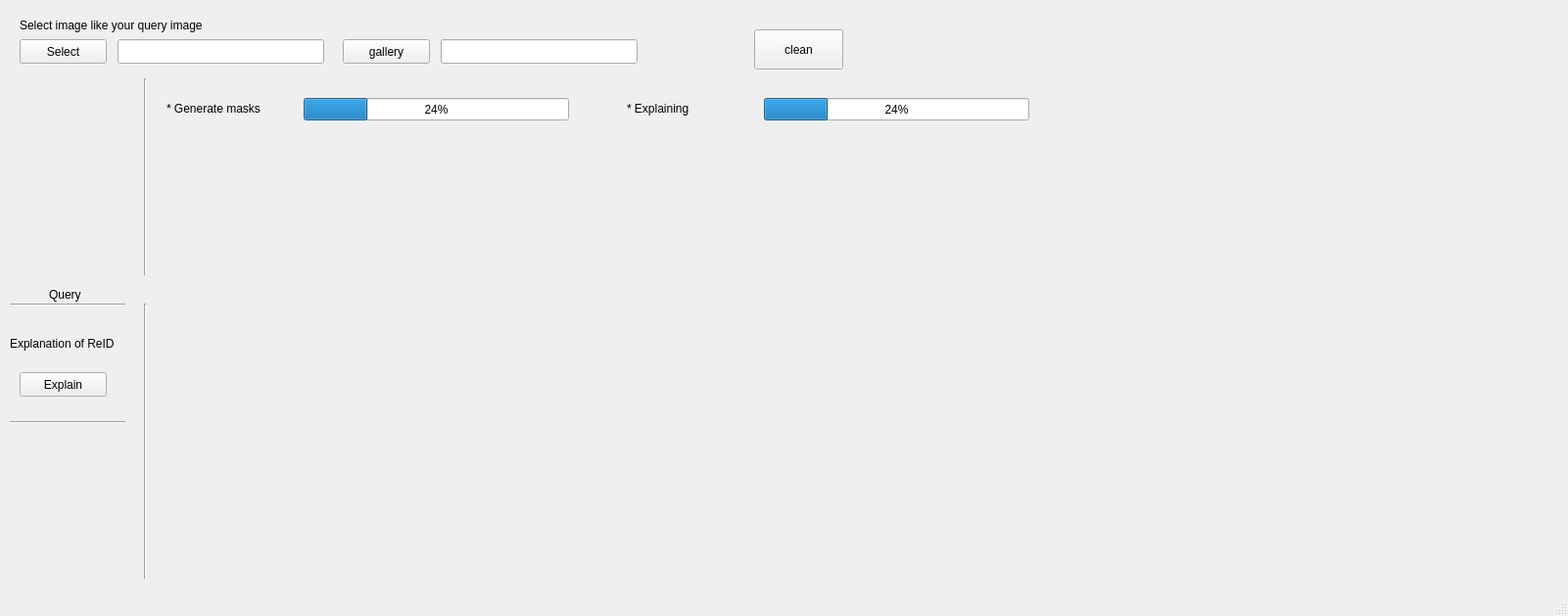
<?xml version="1.0" encoding="UTF-8"?>
<ui version="4.0">
 <class>MainWindow</class>
 <widget class="QMainWindow" name="MainWindow">
  <property name="geometry">
   <rect>
    <x>0</x>
    <y>0</y>
    <width>1601</width>
    <height>629</height>
   </rect>
  </property>
  <property name="windowTitle">
   <string>Explanation of ReID</string>
  </property>
  <widget class="QWidget" name="centralwidget">
   <widget class="QPushButton" name="queryButton">
    <property name="geometry">
     <rect>
      <x>20</x>
      <y>40</y>
      <width>89</width>
      <height>25</height>
     </rect>
    </property>
    <property name="text">
     <string>Select</string>
    </property>
   </widget>
   <widget class="QLabel" name="label">
    <property name="geometry">
     <rect>
      <x>20</x>
      <y>10</y>
      <width>251</width>
      <height>31</height>
     </rect>
    </property>
    <property name="text">
     <string>Select image like your query image</string>
    </property>
   </widget>
   <widget class="QLabel" name="query">
    <property name="geometry">
     <rect>
      <x>30</x>
      <y>80</y>
      <width>101</width>
      <height>201</height>
     </rect>
    </property>
    <property name="autoFillBackground">
     <bool>true</bool>
    </property>
    <property name="lineWidth">
     <number>1</number>
    </property>
    <property name="midLineWidth">
     <number>0</number>
    </property>
    <property name="text">
     <string/>
    </property>
    <property name="margin">
     <number>0</number>
    </property>
   </widget>
   <widget class="QPushButton" name="galleryButton">
    <property name="geometry">
     <rect>
      <x>350</x>
      <y>40</y>
      <width>89</width>
      <height>25</height>
     </rect>
    </property>
    <property name="text">
     <string>gallery</string>
    </property>
   </widget>
   <widget class="QLineEdit" name="galleryLine">
    <property name="geometry">
     <rect>
      <x>450</x>
      <y>40</y>
      <width>201</width>
      <height>25</height>
     </rect>
    </property>
   </widget>
   <widget class="Line" name="line">
    <property name="geometry">
     <rect>
      <x>160</x>
      <y>300</y>
      <width>781</width>
      <height>20</height>
     </rect>
    </property>
    <property name="orientation">
     <enum>Qt::Horizontal</enum>
    </property>
   </widget>
   <widget class="Line" name="line_2">
    <property name="geometry">
     <rect>
      <x>10</x>
      <y>310</y>
      <width>118</width>
      <height>3</height>
     </rect>
    </property>
    <property name="orientation">
     <enum>Qt::Horizontal</enum>
    </property>
   </widget>
   <widget class="Line" name="line_3">
    <property name="geometry">
     <rect>
      <x>140</x>
      <y>80</y>
      <width>16</width>
      <height>201</height>
     </rect>
    </property>
    <property name="orientation">
     <enum>Qt::Vertical</enum>
    </property>
   </widget>
   <widget class="QLabel" name="rpta3">
    <property name="geometry">
     <rect>
      <x>430</x>
      <y>80</y>
      <width>101</width>
      <height>201</height>
     </rect>
    </property>
    <property name="autoFillBackground">
     <bool>true</bool>
    </property>
    <property name="lineWidth">
     <number>1</number>
    </property>
    <property name="midLineWidth">
     <number>0</number>
    </property>
    <property name="text">
     <string/>
    </property>
    <property name="margin">
     <number>0</number>
    </property>
   </widget>
   <widget class="QLabel" name="rpta4">
    <property name="geometry">
     <rect>
      <x>560</x>
      <y>80</y>
      <width>101</width>
      <height>201</height>
     </rect>
    </property>
    <property name="autoFillBackground">
     <bool>true</bool>
    </property>
    <property name="lineWidth">
     <number>1</number>
    </property>
    <property name="midLineWidth">
     <number>0</number>
    </property>
    <property name="text">
     <string/>
    </property>
    <property name="margin">
     <number>0</number>
    </property>
   </widget>
   <widget class="QLabel" name="rpta5">
    <property name="geometry">
     <rect>
      <x>680</x>
      <y>80</y>
      <width>101</width>
      <height>201</height>
     </rect>
    </property>
    <property name="autoFillBackground">
     <bool>true</bool>
    </property>
    <property name="lineWidth">
     <number>1</number>
    </property>
    <property name="midLineWidth">
     <number>0</number>
    </property>
    <property name="text">
     <string/>
    </property>
    <property name="margin">
     <number>0</number>
    </property>
   </widget>
   <widget class="QLabel" name="rpta6">
    <property name="geometry">
     <rect>
      <x>810</x>
      <y>80</y>
      <width>101</width>
      <height>201</height>
     </rect>
    </property>
    <property name="autoFillBackground">
     <bool>true</bool>
    </property>
    <property name="lineWidth">
     <number>1</number>
    </property>
    <property name="midLineWidth">
     <number>0</number>
    </property>
    <property name="text">
     <string/>
    </property>
    <property name="margin">
     <number>0</number>
    </property>
   </widget>
   <widget class="QLabel" name="rptaEx4">
    <property name="geometry">
     <rect>
      <x>560</x>
      <y>330</y>
      <width>101</width>
      <height>201</height>
     </rect>
    </property>
    <property name="autoFillBackground">
     <bool>true</bool>
    </property>
    <property name="lineWidth">
     <number>1</number>
    </property>
    <property name="midLineWidth">
     <number>0</number>
    </property>
    <property name="text">
     <string/>
    </property>
    <property name="margin">
     <number>0</number>
    </property>
   </widget>
   <widget class="QLabel" name="rptaEx6">
    <property name="geometry">
     <rect>
      <x>810</x>
      <y>330</y>
      <width>101</width>
      <height>201</height>
     </rect>
    </property>
    <property name="autoFillBackground">
     <bool>true</bool>
    </property>
    <property name="lineWidth">
     <number>1</number>
    </property>
    <property name="midLineWidth">
     <number>0</number>
    </property>
    <property name="text">
     <string/>
    </property>
    <property name="margin">
     <number>0</number>
    </property>
   </widget>
   <widget class="QLabel" name="rptaEx5">
    <property name="geometry">
     <rect>
      <x>680</x>
      <y>330</y>
      <width>101</width>
      <height>201</height>
     </rect>
    </property>
    <property name="autoFillBackground">
     <bool>true</bool>
    </property>
    <property name="lineWidth">
     <number>1</number>
    </property>
    <property name="midLineWidth">
     <number>0</number>
    </property>
    <property name="text">
     <string/>
    </property>
    <property name="margin">
     <number>0</number>
    </property>
   </widget>
   <widget class="QLabel" name="rptaEx3">
    <property name="geometry">
     <rect>
      <x>430</x>
      <y>330</y>
      <width>101</width>
      <height>201</height>
     </rect>
    </property>
    <property name="autoFillBackground">
     <bool>true</bool>
    </property>
    <property name="lineWidth">
     <number>1</number>
    </property>
    <property name="midLineWidth">
     <number>0</number>
    </property>
    <property name="text">
     <string/>
    </property>
    <property name="margin">
     <number>0</number>
    </property>
   </widget>
   <widget class="QLabel" name="rptaEx1">
    <property name="geometry">
     <rect>
      <x>180</x>
      <y>330</y>
      <width>101</width>
      <height>201</height>
     </rect>
    </property>
    <property name="autoFillBackground">
     <bool>true</bool>
    </property>
    <property name="lineWidth">
     <number>1</number>
    </property>
    <property name="midLineWidth">
     <number>0</number>
    </property>
    <property name="text">
     <string/>
    </property>
    <property name="margin">
     <number>0</number>
    </property>
   </widget>
   <widget class="QLabel" name="rptaEx2">
    <property name="geometry">
     <rect>
      <x>300</x>
      <y>330</y>
      <width>101</width>
      <height>201</height>
     </rect>
    </property>
    <property name="autoFillBackground">
     <bool>true</bool>
    </property>
    <property name="lineWidth">
     <number>1</number>
    </property>
    <property name="midLineWidth">
     <number>0</number>
    </property>
    <property name="text">
     <string/>
    </property>
    <property name="margin">
     <number>0</number>
    </property>
   </widget>
   <widget class="Line" name="line_4">
    <property name="geometry">
     <rect>
      <x>140</x>
      <y>310</y>
      <width>16</width>
      <height>281</height>
     </rect>
    </property>
    <property name="orientation">
     <enum>Qt::Vertical</enum>
    </property>
   </widget>
   <widget class="Line" name="line_5">
    <property name="geometry">
     <rect>
      <x>10</x>
      <y>430</y>
      <width>118</width>
      <height>3</height>
     </rect>
    </property>
    <property name="orientation">
     <enum>Qt::Horizontal</enum>
    </property>
   </widget>
   <widget class="QPushButton" name="riseButton">
    <property name="geometry">
     <rect>
      <x>20</x>
      <y>380</y>
      <width>89</width>
      <height>25</height>
     </rect>
    </property>
    <property name="text">
     <string>Explain</string>
    </property>
   </widget>
   <widget class="QLabel" name="label_2">
    <property name="geometry">
     <rect>
      <x>10</x>
      <y>330</y>
      <width>141</width>
      <height>41</height>
     </rect>
    </property>
    <property name="text">
     <string>Explanation of ReID</string>
    </property>
   </widget>
   <widget class="QLabel" name="label_3">
    <property name="geometry">
     <rect>
      <x>10</x>
      <y>450</y>
      <width>111</width>
      <height>31</height>
     </rect>
    </property>
    <property name="text">
     <string> Layers Explain</string>
    </property>
   </widget>
   <widget class="QPushButton" name="xlayersButton">
    <property name="geometry">
     <rect>
      <x>10</x>
      <y>520</y>
      <width>89</width>
      <height>25</height>
     </rect>
    </property>
    <property name="text">
     <string>Explain</string>
    </property>
   </widget>
   <widget class="QComboBox" name="layersOptions">
    <property name="geometry">
     <rect>
      <x>10</x>
      <y>480</y>
      <width>91</width>
      <height>25</height>
     </rect>
    </property>
    <item>
     <property name="text">
      <string>conv1</string>
     </property>
    </item>
    <item>
     <property name="text">
      <string>conv2</string>
     </property>
    </item>
    <item>
     <property name="text">
      <string/>
     </property>
    </item>
   </widget>
   <widget class="QLineEdit" name="queryLine">
    <property name="geometry">
     <rect>
      <x>120</x>
      <y>40</y>
      <width>211</width>
      <height>25</height>
     </rect>
    </property>
   </widget>
   <widget class="QLabel" name="label_4">
    <property name="geometry">
     <rect>
      <x>50</x>
      <y>290</y>
      <width>61</width>
      <height>21</height>
     </rect>
    </property>
    <property name="text">
     <string>Query</string>
    </property>
   </widget>
   <widget class="QLabel" name="label_5">
    <property name="geometry">
     <rect>
      <x>200</x>
      <y>280</y>
      <width>61</width>
      <height>21</height>
     </rect>
    </property>
    <property name="text">
     <string>top 1</string>
    </property>
   </widget>
   <widget class="QLabel" name="label_6">
    <property name="geometry">
     <rect>
      <x>330</x>
      <y>280</y>
      <width>61</width>
      <height>21</height>
     </rect>
    </property>
    <property name="text">
     <string>Top 2</string>
    </property>
   </widget>
   <widget class="QLabel" name="label_7">
    <property name="geometry">
     <rect>
      <x>450</x>
      <y>280</y>
      <width>61</width>
      <height>21</height>
     </rect>
    </property>
    <property name="text">
     <string>Top3</string>
    </property>
   </widget>
   <widget class="QLabel" name="label_8">
    <property name="geometry">
     <rect>
      <x>580</x>
      <y>280</y>
      <width>61</width>
      <height>21</height>
     </rect>
    </property>
    <property name="text">
     <string>top4</string>
    </property>
   </widget>
   <widget class="QLabel" name="label_9">
    <property name="geometry">
     <rect>
      <x>710</x>
      <y>280</y>
      <width>61</width>
      <height>21</height>
     </rect>
    </property>
    <property name="text">
     <string>top5</string>
    </property>
   </widget>
   <widget class="QLabel" name="label_10">
    <property name="geometry">
     <rect>
      <x>840</x>
      <y>280</y>
      <width>61</width>
      <height>21</height>
     </rect>
    </property>
    <property name="text">
     <string>top6</string>
    </property>
   </widget>
   <widget class="QPushButton" name="cleanButton">
    <property name="geometry">
     <rect>
      <x>770</x>
      <y>30</y>
      <width>91</width>
      <height>41</height>
     </rect>
    </property>
    <property name="text">
     <string>clean</string>
    </property>
   </widget>
   <widget class="QWidget" name="widgetResult" native="true">
    <property name="geometry">
     <rect>
      <x>150</x>
      <y>130</y>
      <width>1451</width>
      <height>451</height>
     </rect>
    </property>
    <property name="autoFillBackground">
     <bool>true</bool>
    </property>
   </widget>
   <widget class="QProgressBar" name="progressBarMasks">
    <property name="geometry">
     <rect>
      <x>310</x>
      <y>100</y>
      <width>271</width>
      <height>23</height>
     </rect>
    </property>
    <property name="value">
     <number>24</number>
    </property>
   </widget>
   <widget class="QLabel" name="masksLabel">
    <property name="geometry">
     <rect>
      <x>170</x>
      <y>100</y>
      <width>131</width>
      <height>21</height>
     </rect>
    </property>
    <property name="text">
     <string>* Generate masks</string>
    </property>
   </widget>
   <widget class="QLabel" name="explainLabel">
    <property name="geometry">
     <rect>
      <x>640</x>
      <y>100</y>
      <width>131</width>
      <height>21</height>
     </rect>
    </property>
    <property name="text">
     <string>* Explaining</string>
    </property>
   </widget>
   <widget class="QProgressBar" name="progressBarExplain">
    <property name="geometry">
     <rect>
      <x>780</x>
      <y>100</y>
      <width>271</width>
      <height>23</height>
     </rect>
    </property>
    <property name="value">
     <number>24</number>
    </property>
   </widget>
   <widget class="QLabel" name="waitLabel">
    <property name="geometry">
     <rect>
      <x>170</x>
      <y>70</y>
      <width>191</width>
      <height>21</height>
     </rect>
    </property>
    <property name="text">
     <string/>
    </property>
   </widget>
   <widget class="QLabel" name="query_2">
    <property name="geometry">
     <rect>
      <x>10</x>
      <y>450</y>
      <width>121</width>
      <height>111</height>
     </rect>
    </property>
    <property name="autoFillBackground">
     <bool>true</bool>
    </property>
    <property name="lineWidth">
     <number>1</number>
    </property>
    <property name="midLineWidth">
     <number>0</number>
    </property>
    <property name="text">
     <string/>
    </property>
    <property name="margin">
     <number>0</number>
    </property>
   </widget>
  </widget>
  <widget class="QMenuBar" name="menubar">
   <property name="geometry">
    <rect>
     <x>0</x>
     <y>0</y>
     <width>1601</width>
     <height>22</height>
    </rect>
   </property>
  </widget>
  <widget class="QStatusBar" name="statusbar"/>
 </widget>
 <resources/>
 <connections/>
</ui>
